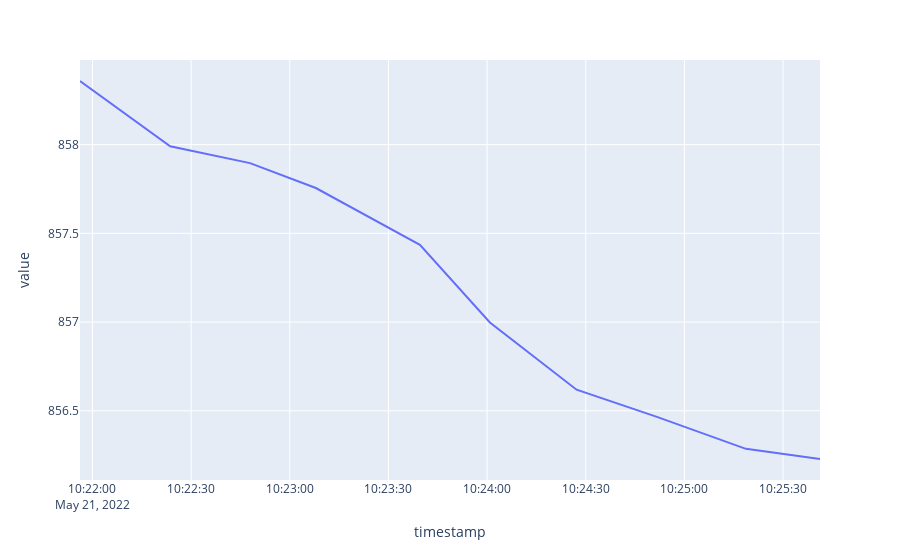

Source (notebook cell):
### Code cell
px.line(df[df['exchange']=='Binance'].groupby('timestamp').agg(value=('value', 'sum')).reset_index(), x='timestamp', y='value')

### Figure 1 — Plotly figure (JSON) as saved in the notebook; plotly's stock layout.template omitted (floating-point values rounded to 4 significant figures)
{"data": [{"hovertemplate": "timestamp=%{x}<br>value=%{y}<extra></extra>", "legendgroup": "", "line": {"color": "#636efa", "dash": "solid"}, "marker": {"symbol": "circle"}, "mode": "lines", "name": "", "orientation": "v", "showlegend": false, "type": "scatter", "x": ["2022-05-21 10:21:56.207780+00:00", "2022-05-21 10:22:23.634235+00:00", "2022-05-21 10:22:47.911410+00:00", "2022-05-21 10:23:07.924243+00:00", "2022-05-21 10:23:39.572023+00:00", "2022-05-21 10:24:00.852717+00:00", "2022-05-21 10:24:27.212645+00:00", "2022-05-21 10:24:51.647024+00:00", "2022-05-21 10:25:18.701837+00:00", "2022-05-21 10:25:41.234140+00:00"], "xaxis": "x", "y": [858.4, 858.0, 857.9, 857.8, 857.4, 857.0, 856.6, 856.5, 856.3, 856.2], "yaxis": "y"}], "layout": {"legend": {"tracegroupgap": 0}, "margin": {"t": 60}, "xaxis": {"anchor": "y", "domain": [0, 1], "title": {"text": "timestamp"}}, "yaxis": {"anchor": "x", "domain": [0, 1], "title": {"text": "value"}}}}
